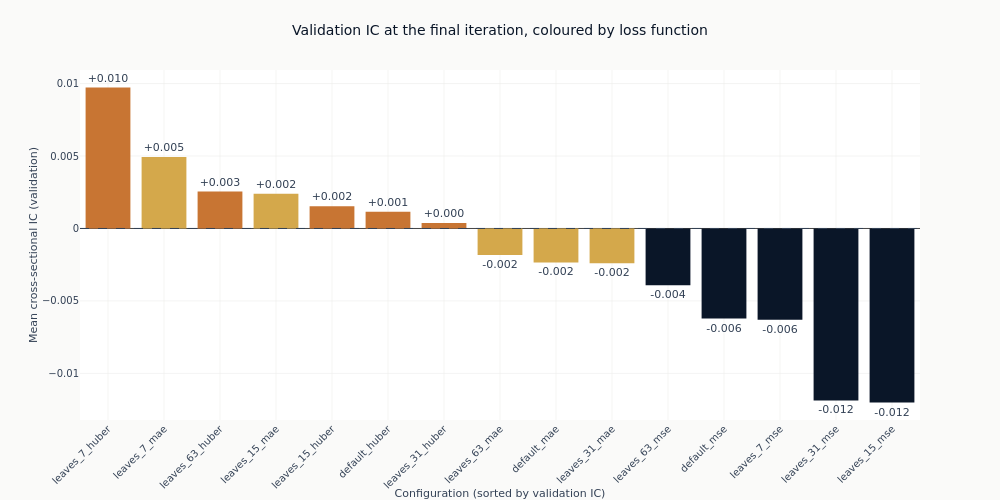

The cell this chart's notebook holds for it:
### Markdown cell above
### Whether the loss function is what separates them

The curves are coloured by objective because that is the axis with a mechanism behind it. If
heavy tails are steering the squared-error fits, the three colours should separate, and they
should separate more as trees are added, since each additional tree is fitted to the residuals
the previous ones left.

The chart below drops the checkpoint dimension by taking each configuration's final state, so
every configuration is compared at the same amount of training. That is the comparison that does
not require choosing anything after the fact.

### Code cell
final_iteration = int(catalog.get_column("checkpoint_value").max())
final = (
    catalog.filter(pl.col("checkpoint_value") == final_iteration)
    .filter("full_coverage")
    .with_columns(objective=pl.col("config_name").map_elements(objective_of, return_dtype=pl.Utf8))
    .sort("ic_mean", descending=True)
)

fig_obj = go.Figure(
    go.Bar(
        x=final.get_column("config_name").to_list(),
        y=final.get_column("ic_mean").to_list(),
        marker_color=[objectives[value] for value in final.get_column("objective")],
        text=[f"{value:+.3f}" for value in final.get_column("ic_mean")],
        textposition="outside",
        cliponaxis=False,
    )
)
fig_obj.add_hline(y=0, line_width=1, line_dash="dash", line_color=COLORS["neutral"])
fig_obj.update_layout(
    title="Validation IC at the final iteration, coloured by loss function",
    height=500,
    width=1000,
    showlegend=False,
    margin=dict(t=70),
)
fig_obj.update_xaxes(title_text="Configuration (sorted by validation IC)", tickangle=-45)
fig_obj.update_yaxes(title_text="Mean cross-sectional IC (validation)")
show_plotly_with_alt(
    fig_obj,
    "Bar chart of mean validation information coefficient for every full-coverage configuration "
    "at its final boosting iteration, sorted descending and coloured by loss function, against a "
    "dashed zero line. The bars divide by colour rather than by leaf count: every copper Huber "
    "bar stands above the line at the left of the ranking, every blue squared-error bar hangs "
    "below it at the right, and the amber absolute-error bars sit between them across the zero "
    "line. Leaf count varies within each colour group without ordering it.",
)

### Figure 1 — Plotly figure (JSON) as saved in the notebook; plotly's stock layout.template omitted (floating-point values rounded to 4 significant figures)
{"data": [{"cliponaxis": false, "marker": {"color": ["#C87533", "#D4A84B", "#C87533", "#D4A84B", "#C87533", "#C87533", "#C87533", "#D4A84B", "#D4A84B", "#D4A84B", "#0a1628", "#0a1628", "#0a1628", "#0a1628", "#0a1628"]}, "text": ["+0.010", "+0.005", "+0.003", "+0.002", "+0.002", "+0.001", "+0.000", "-0.002", "-0.002", "-0.002", "-0.004", "-0.006", "-0.006", "-0.012", "-0.012"], "textposition": "outside", "type": "bar", "x": ["leaves_7_huber", "leaves_7_mae", "leaves_63_huber", "leaves_15_mae", "leaves_15_huber", "default_huber", "leaves_31_huber", "leaves_63_mae", "default_mae", "leaves_31_mae", "leaves_63_mse", "default_mse", "leaves_7_mse", "leaves_31_mse", "leaves_15_mse"], "y": [0.009729, 0.004931, 0.002548, 0.002394, 0.00154, 0.001158, 0.0003854, -0.001831, -0.002343, -0.002408, -0.003916, -0.00622, -0.00629, -0.01186, -0.01201]}], "layout": {"height": 500, "margin": {"t": 70}, "shapes": [{"line": {"color": "#334155", "dash": "dash", "width": 1}, "type": "line", "x0": 0, "x1": 1, "xref": "x domain", "y0": 0, "y1": 0, "yref": "y"}], "showlegend": false, "title": {"text": "Validation IC at the final iteration, coloured by loss function"}, "width": 1000, "xaxis": {"tickangle": -45, "title": {"text": "Configuration (sorted by validation IC)"}}, "yaxis": {"title": {"text": "Mean cross-sectional IC (validation)"}}}}
